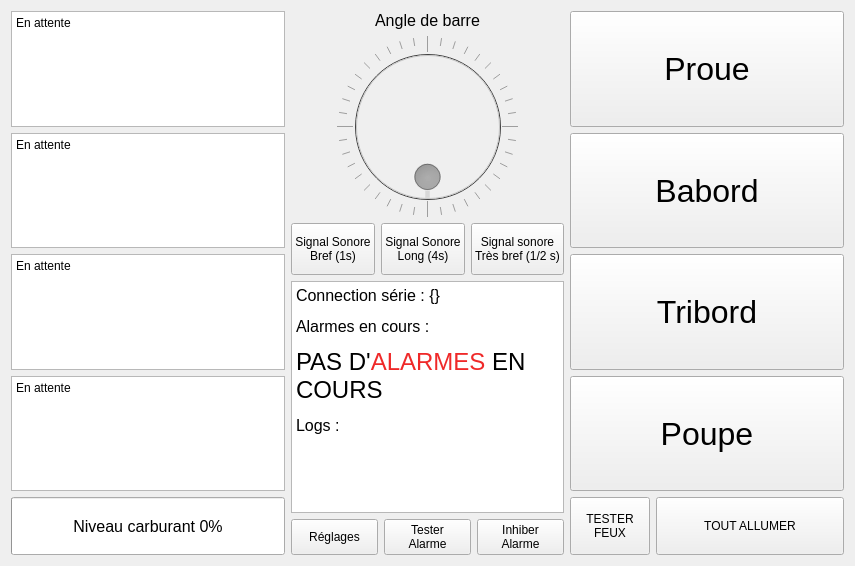
<?xml version="1.0" encoding="UTF-8"?>
<ui version="4.0">
 <class>TABLEAUDEBORD</class>
 <widget class="QWidget" name="TABLEAUDEBORD">
  <property name="geometry">
   <rect>
    <x>0</x>
    <y>0</y>
    <width>855</width>
    <height>566</height>
   </rect>
  </property>
  <property name="windowTitle">
   <string>TABLEAU DE BORD</string>
  </property>
  <layout class="QHBoxLayout" name="horizontalLayout" stretch="1,1,1">
   <property name="sizeConstraint">
    <enum>QLayout::SetMinimumSize</enum>
   </property>
   <item>
    <layout class="QVBoxLayout" name="verticalLayout" stretch="2,2,2,2,1">
     <item>
      <widget class="QTextEdit" name="textEdit_RPM">
       <property name="verticalScrollBarPolicy">
        <enum>Qt::ScrollBarAlwaysOff</enum>
       </property>
       <property name="horizontalScrollBarPolicy">
        <enum>Qt::ScrollBarAlwaysOff</enum>
       </property>
       <property name="html">
        <string>&lt;!DOCTYPE HTML PUBLIC &quot;-//W3C//DTD HTML 4.0//EN&quot; &quot;http://www.w3.org/TR/REC-html40/strict.dtd&quot;&gt;
&lt;html&gt;&lt;head&gt;&lt;meta name=&quot;qrichtext&quot; content=&quot;1&quot; /&gt;&lt;style type=&quot;text/css&quot;&gt;
p, li { white-space: pre-wrap; }
&lt;/style&gt;&lt;/head&gt;&lt;body style=&quot; font-family:'Noto Sans'; font-size:9pt; font-weight:400; font-style:normal;&quot;&gt;
&lt;p style=&quot; margin-top:0px; margin-bottom:0px; margin-left:0px; margin-right:0px; -qt-block-indent:0; text-indent:0px;&quot;&gt;En attente&lt;/p&gt;&lt;/body&gt;&lt;/html&gt;</string>
       </property>
       <property name="textInteractionFlags">
        <set>Qt::NoTextInteraction</set>
       </property>
      </widget>
     </item>
     <item>
      <widget class="QTextEdit" name="textEdit_Temperature">
       <property name="verticalScrollBarPolicy">
        <enum>Qt::ScrollBarAlwaysOff</enum>
       </property>
       <property name="horizontalScrollBarPolicy">
        <enum>Qt::ScrollBarAlwaysOff</enum>
       </property>
       <property name="html">
        <string>&lt;!DOCTYPE HTML PUBLIC &quot;-//W3C//DTD HTML 4.0//EN&quot; &quot;http://www.w3.org/TR/REC-html40/strict.dtd&quot;&gt;
&lt;html&gt;&lt;head&gt;&lt;meta name=&quot;qrichtext&quot; content=&quot;1&quot; /&gt;&lt;style type=&quot;text/css&quot;&gt;
p, li { white-space: pre-wrap; }
&lt;/style&gt;&lt;/head&gt;&lt;body style=&quot; font-family:'Noto Sans'; font-size:9pt; font-weight:400; font-style:normal;&quot;&gt;
&lt;p style=&quot; margin-top:0px; margin-bottom:0px; margin-left:0px; margin-right:0px; -qt-block-indent:0; text-indent:0px;&quot;&gt;En attente&lt;/p&gt;&lt;/body&gt;&lt;/html&gt;</string>
       </property>
       <property name="textInteractionFlags">
        <set>Qt::NoTextInteraction</set>
       </property>
      </widget>
     </item>
     <item>
      <widget class="QTextEdit" name="textEdit_Pressure">
       <property name="verticalScrollBarPolicy">
        <enum>Qt::ScrollBarAlwaysOff</enum>
       </property>
       <property name="horizontalScrollBarPolicy">
        <enum>Qt::ScrollBarAlwaysOff</enum>
       </property>
       <property name="html">
        <string>&lt;!DOCTYPE HTML PUBLIC &quot;-//W3C//DTD HTML 4.0//EN&quot; &quot;http://www.w3.org/TR/REC-html40/strict.dtd&quot;&gt;
&lt;html&gt;&lt;head&gt;&lt;meta name=&quot;qrichtext&quot; content=&quot;1&quot; /&gt;&lt;style type=&quot;text/css&quot;&gt;
p, li { white-space: pre-wrap; }
&lt;/style&gt;&lt;/head&gt;&lt;body style=&quot; font-family:'Noto Sans'; font-size:9pt; font-weight:400; font-style:normal;&quot;&gt;
&lt;p style=&quot; margin-top:0px; margin-bottom:0px; margin-left:0px; margin-right:0px; -qt-block-indent:0; text-indent:0px;&quot;&gt;En attente&lt;/p&gt;&lt;/body&gt;&lt;/html&gt;</string>
       </property>
       <property name="textInteractionFlags">
        <set>Qt::NoTextInteraction</set>
       </property>
      </widget>
     </item>
     <item>
      <widget class="QTextEdit" name="textEdit_Battery">
       <property name="verticalScrollBarPolicy">
        <enum>Qt::ScrollBarAlwaysOff</enum>
       </property>
       <property name="horizontalScrollBarPolicy">
        <enum>Qt::ScrollBarAlwaysOff</enum>
       </property>
       <property name="html">
        <string>&lt;!DOCTYPE HTML PUBLIC &quot;-//W3C//DTD HTML 4.0//EN&quot; &quot;http://www.w3.org/TR/REC-html40/strict.dtd&quot;&gt;
&lt;html&gt;&lt;head&gt;&lt;meta name=&quot;qrichtext&quot; content=&quot;1&quot; /&gt;&lt;style type=&quot;text/css&quot;&gt;
p, li { white-space: pre-wrap; }
&lt;/style&gt;&lt;/head&gt;&lt;body style=&quot; font-family:'Noto Sans'; font-size:9pt; font-weight:400; font-style:normal;&quot;&gt;
&lt;p style=&quot; margin-top:0px; margin-bottom:0px; margin-left:0px; margin-right:0px; -qt-block-indent:0; text-indent:0px;&quot;&gt;En attente&lt;/p&gt;&lt;/body&gt;&lt;/html&gt;</string>
       </property>
       <property name="textInteractionFlags">
        <set>Qt::NoTextInteraction</set>
       </property>
      </widget>
     </item>
     <item>
      <widget class="QProgressBar" name="progressBar_gasoil">
       <property name="sizePolicy">
        <sizepolicy hsizetype="Expanding" vsizetype="Expanding">
         <horstretch>0</horstretch>
         <verstretch>0</verstretch>
        </sizepolicy>
       </property>
       <property name="minimumSize">
        <size>
         <width>0</width>
         <height>0</height>
        </size>
       </property>
       <property name="font">
        <font>
         <pointsize>12</pointsize>
        </font>
       </property>
       <property name="value">
        <number>0</number>
       </property>
       <property name="format">
        <string>Niveau carburant %p%</string>
       </property>
      </widget>
     </item>
    </layout>
   </item>
   <item>
    <layout class="QVBoxLayout" name="verticalLayout_2" stretch="8,2,9,0">
     <item>
      <layout class="QHBoxLayout" name="horizontalLayout_3" stretch="0">
       <item>
        <layout class="QVBoxLayout" name="verticalLayout_5" stretch="0,0">
         <item>
          <widget class="QLabel" name="label_rudderAngle">
           <property name="font">
            <font>
             <pointsize>12</pointsize>
            </font>
           </property>
           <property name="text">
            <string>Angle de barre</string>
           </property>
           <property name="alignment">
            <set>Qt::AlignCenter</set>
           </property>
          </widget>
         </item>
         <item>
          <widget class="QDial" name="rudderAngle">
           <property name="enabled">
            <bool>false</bool>
           </property>
           <property name="sizePolicy">
            <sizepolicy hsizetype="Expanding" vsizetype="Expanding">
             <horstretch>4</horstretch>
             <verstretch>10</verstretch>
            </sizepolicy>
           </property>
           <property name="focusPolicy">
            <enum>Qt::WheelFocus</enum>
           </property>
           <property name="accessibleDescription">
            <string/>
           </property>
           <property name="styleSheet">
            <string notr="true">background-color: rgb(0, 0, 0);</string>
           </property>
           <property name="inputMethodHints">
            <set>Qt::ImhNone</set>
           </property>
           <property name="maximum">
            <number>360</number>
           </property>
           <property name="pageStep">
            <number>10</number>
           </property>
           <property name="value">
            <number>0</number>
           </property>
           <property name="sliderPosition">
            <number>0</number>
           </property>
           <property name="orientation">
            <enum>Qt::Horizontal</enum>
           </property>
           <property name="invertedAppearance">
            <bool>false</bool>
           </property>
           <property name="invertedControls">
            <bool>false</bool>
           </property>
           <property name="wrapping">
            <bool>true</bool>
           </property>
           <property name="notchTarget">
            <double>9.000000000000000</double>
           </property>
           <property name="notchesVisible">
            <bool>true</bool>
           </property>
          </widget>
         </item>
        </layout>
       </item>
      </layout>
     </item>
     <item>
      <layout class="QHBoxLayout" name="horizontalLayout_2">
       <item>
        <widget class="QPushButton" name="pushButton_shortHorn">
         <property name="sizePolicy">
          <sizepolicy hsizetype="MinimumExpanding" vsizetype="Minimum">
           <horstretch>0</horstretch>
           <verstretch>0</verstretch>
          </sizepolicy>
         </property>
         <property name="autoFillBackground">
          <bool>false</bool>
         </property>
         <property name="text">
          <string>Signal Sonore
Bref (1s)</string>
         </property>
        </widget>
       </item>
       <item>
        <widget class="QPushButton" name="pushButton_longHorn">
         <property name="sizePolicy">
          <sizepolicy hsizetype="MinimumExpanding" vsizetype="Minimum">
           <horstretch>0</horstretch>
           <verstretch>0</verstretch>
          </sizepolicy>
         </property>
         <property name="text">
          <string>Signal Sonore
Long (4s)</string>
         </property>
        </widget>
       </item>
       <item>
        <widget class="QPushButton" name="pushButton_veryshortHorn">
         <property name="sizePolicy">
          <sizepolicy hsizetype="MinimumExpanding" vsizetype="Minimum">
           <horstretch>0</horstretch>
           <verstretch>0</verstretch>
          </sizepolicy>
         </property>
         <property name="text">
          <string>Signal sonore
Très bref (1/2 s)</string>
         </property>
        </widget>
       </item>
      </layout>
     </item>
     <item>
      <widget class="QTextEdit" name="textEdit_Logs">
       <property name="sizePolicy">
        <sizepolicy hsizetype="Expanding" vsizetype="Expanding">
         <horstretch>0</horstretch>
         <verstretch>0</verstretch>
        </sizepolicy>
       </property>
       <property name="inputMethodHints">
        <set>Qt::ImhNone</set>
       </property>
       <property name="readOnly">
        <bool>true</bool>
       </property>
       <property name="html">
        <string>&lt;!DOCTYPE HTML PUBLIC &quot;-//W3C//DTD HTML 4.0//EN&quot; &quot;http://www.w3.org/TR/REC-html40/strict.dtd&quot;&gt;
&lt;html&gt;&lt;head&gt;&lt;meta name=&quot;qrichtext&quot; content=&quot;1&quot; /&gt;&lt;style type=&quot;text/css&quot;&gt;
p, li { white-space: pre-wrap; }
&lt;/style&gt;&lt;/head&gt;&lt;body style=&quot; font-family:'Noto Sans'; font-size:9pt; font-weight:400; font-style:normal;&quot;&gt;
&lt;p style=&quot; margin-top:12px; margin-bottom:12px; margin-left:0px; margin-right:0px; -qt-block-indent:0; text-indent:0px;&quot;&gt;&lt;span style=&quot; font-size:12pt;&quot;&gt;Connection série : {}&lt;/span&gt;&lt;/p&gt;
&lt;p style=&quot; margin-top:12px; margin-bottom:12px; margin-left:0px; margin-right:0px; -qt-block-indent:0; text-indent:0px;&quot;&gt;&lt;span style=&quot; font-size:12pt;&quot;&gt;Alarmes en cours :&lt;/span&gt;&lt;/p&gt;
&lt;p style=&quot; margin-top:12px; margin-bottom:12px; margin-left:0px; margin-right:0px; -qt-block-indent:0; text-indent:0px;&quot;&gt;&lt;span style=&quot; font-size:18pt;&quot;&gt;PAS D'&lt;/span&gt;&lt;span style=&quot; font-size:18pt; color:#ef2929;&quot;&gt;ALARMES&lt;/span&gt;&lt;span style=&quot; font-size:18pt;&quot;&gt; EN COURS&lt;/span&gt;&lt;/p&gt;
&lt;p style=&quot; margin-top:12px; margin-bottom:12px; margin-left:0px; margin-right:0px; -qt-block-indent:0; text-indent:0px;&quot;&gt;&lt;span style=&quot; font-size:12pt;&quot;&gt;Logs :&lt;/span&gt;&lt;/p&gt;&lt;/body&gt;&lt;/html&gt;</string>
       </property>
       <property name="textInteractionFlags">
        <set>Qt::LinksAccessibleByKeyboard|Qt::LinksAccessibleByMouse|Qt::TextBrowserInteraction|Qt::TextSelectableByKeyboard|Qt::TextSelectableByMouse</set>
       </property>
      </widget>
     </item>
     <item>
      <layout class="QHBoxLayout" name="horizontalLayout_5">
       <item>
        <widget class="QPushButton" name="pushButton_settings">
         <property name="sizePolicy">
          <sizepolicy hsizetype="Minimum" vsizetype="Minimum">
           <horstretch>0</horstretch>
           <verstretch>0</verstretch>
          </sizepolicy>
         </property>
         <property name="text">
          <string>Réglages</string>
         </property>
        </widget>
       </item>
       <item>
        <widget class="QPushButton" name="pushButton_testAlarm">
         <property name="sizePolicy">
          <sizepolicy hsizetype="Minimum" vsizetype="Minimum">
           <horstretch>0</horstretch>
           <verstretch>0</verstretch>
          </sizepolicy>
         </property>
         <property name="text">
          <string>Tester
Alarme</string>
         </property>
        </widget>
       </item>
       <item>
        <widget class="QPushButton" name="pushButton_inhibitAlarm">
         <property name="sizePolicy">
          <sizepolicy hsizetype="Minimum" vsizetype="Minimum">
           <horstretch>0</horstretch>
           <verstretch>0</verstretch>
          </sizepolicy>
         </property>
         <property name="text">
          <string>Inhiber
Alarme</string>
         </property>
         <property name="checkable">
          <bool>false</bool>
         </property>
        </widget>
       </item>
      </layout>
     </item>
    </layout>
   </item>
   <item>
    <layout class="QVBoxLayout" name="verticalLayout_3" stretch="2,2,2,2,1">
     <item>
      <widget class="QPushButton" name="pushButton_Bow">
       <property name="sizePolicy">
        <sizepolicy hsizetype="Minimum" vsizetype="Minimum">
         <horstretch>0</horstretch>
         <verstretch>0</verstretch>
        </sizepolicy>
       </property>
       <property name="font">
        <font>
         <pointsize>24</pointsize>
        </font>
       </property>
       <property name="text">
        <string>Proue</string>
       </property>
       <property name="checkable">
        <bool>true</bool>
       </property>
       <property name="default">
        <bool>false</bool>
       </property>
       <property name="flat">
        <bool>false</bool>
       </property>
      </widget>
     </item>
     <item>
      <widget class="QPushButton" name="pushButton_Bord">
       <property name="sizePolicy">
        <sizepolicy hsizetype="Minimum" vsizetype="Minimum">
         <horstretch>0</horstretch>
         <verstretch>0</verstretch>
        </sizepolicy>
       </property>
       <property name="font">
        <font>
         <pointsize>24</pointsize>
        </font>
       </property>
       <property name="text">
        <string>Babord</string>
       </property>
       <property name="checkable">
        <bool>true</bool>
       </property>
      </widget>
     </item>
     <item>
      <widget class="QPushButton" name="pushButton_Starboard">
       <property name="sizePolicy">
        <sizepolicy hsizetype="Minimum" vsizetype="Minimum">
         <horstretch>0</horstretch>
         <verstretch>0</verstretch>
        </sizepolicy>
       </property>
       <property name="font">
        <font>
         <pointsize>24</pointsize>
        </font>
       </property>
       <property name="text">
        <string>Tribord</string>
       </property>
       <property name="checkable">
        <bool>true</bool>
       </property>
      </widget>
     </item>
     <item>
      <widget class="QPushButton" name="pushButton_Stern">
       <property name="sizePolicy">
        <sizepolicy hsizetype="Minimum" vsizetype="Minimum">
         <horstretch>0</horstretch>
         <verstretch>0</verstretch>
        </sizepolicy>
       </property>
       <property name="font">
        <font>
         <pointsize>24</pointsize>
        </font>
       </property>
       <property name="text">
        <string>Poupe</string>
       </property>
       <property name="checkable">
        <bool>true</bool>
       </property>
      </widget>
     </item>
     <item>
      <layout class="QHBoxLayout" name="horizontalLayout_4" stretch="0,1">
       <item>
        <widget class="QPushButton" name="pushButton_lightsTest">
         <property name="sizePolicy">
          <sizepolicy hsizetype="Minimum" vsizetype="Minimum">
           <horstretch>0</horstretch>
           <verstretch>0</verstretch>
          </sizepolicy>
         </property>
         <property name="text">
          <string>TESTER
FEUX</string>
         </property>
        </widget>
       </item>
       <item>
        <widget class="QPushButton" name="pushButton_AllLights">
         <property name="sizePolicy">
          <sizepolicy hsizetype="Minimum" vsizetype="Minimum">
           <horstretch>0</horstretch>
           <verstretch>0</verstretch>
          </sizepolicy>
         </property>
         <property name="text">
          <string>TOUT ALLUMER</string>
         </property>
         <property name="checkable">
          <bool>true</bool>
         </property>
        </widget>
       </item>
      </layout>
     </item>
    </layout>
   </item>
  </layout>
 </widget>
 <resources/>
 <connections/>
</ui>
